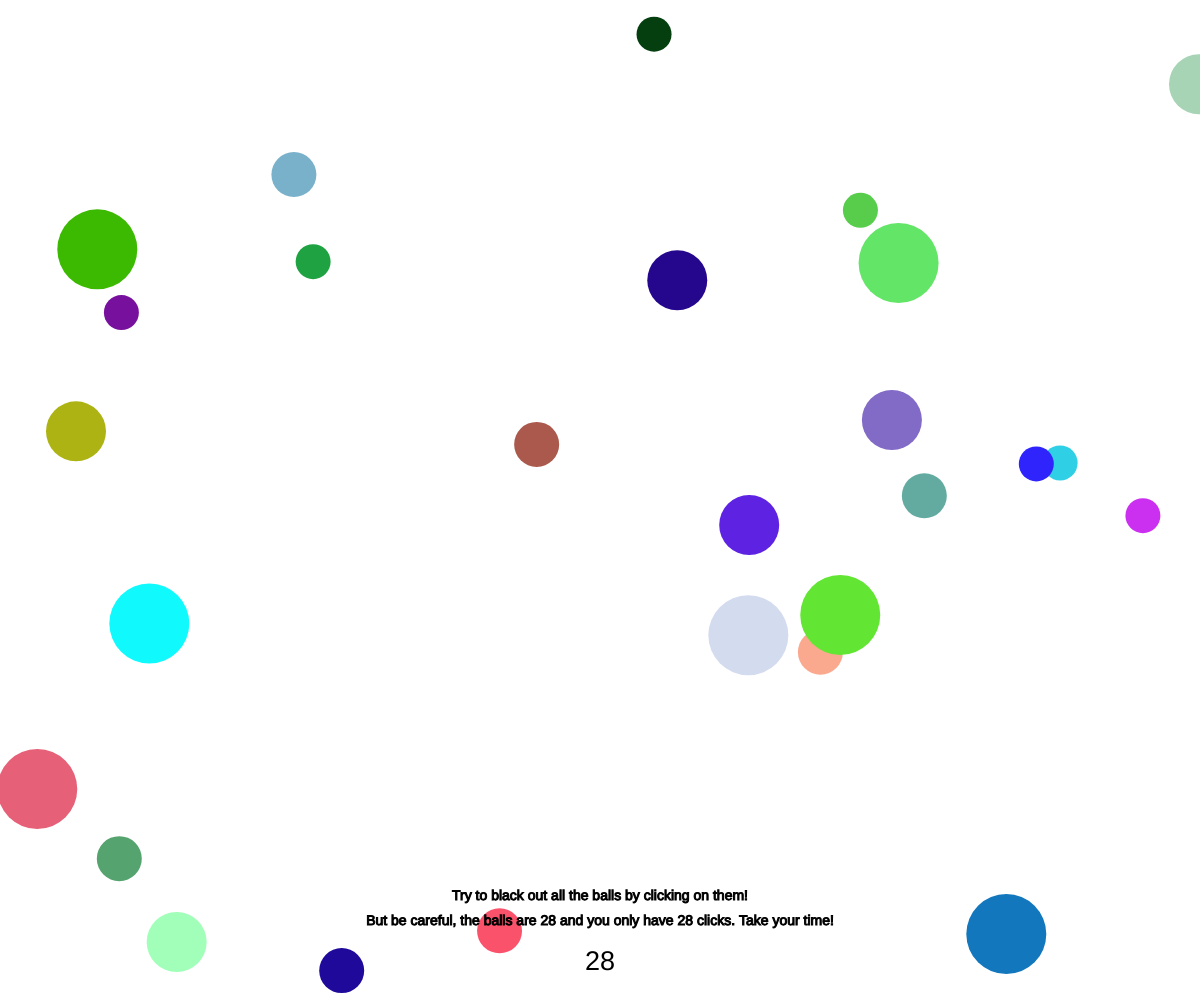
Frame 1 (no input)
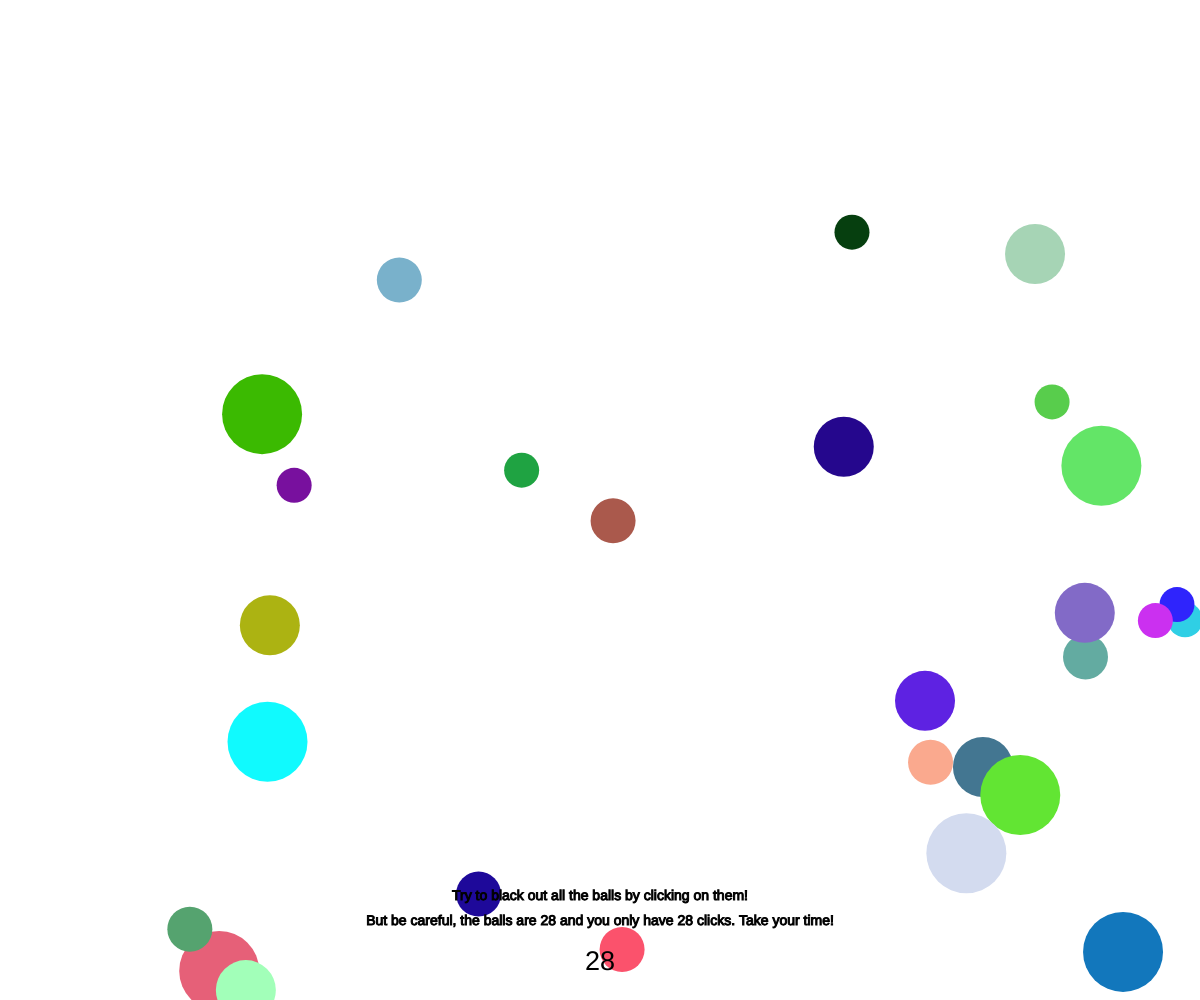
Frame 60 (no input)
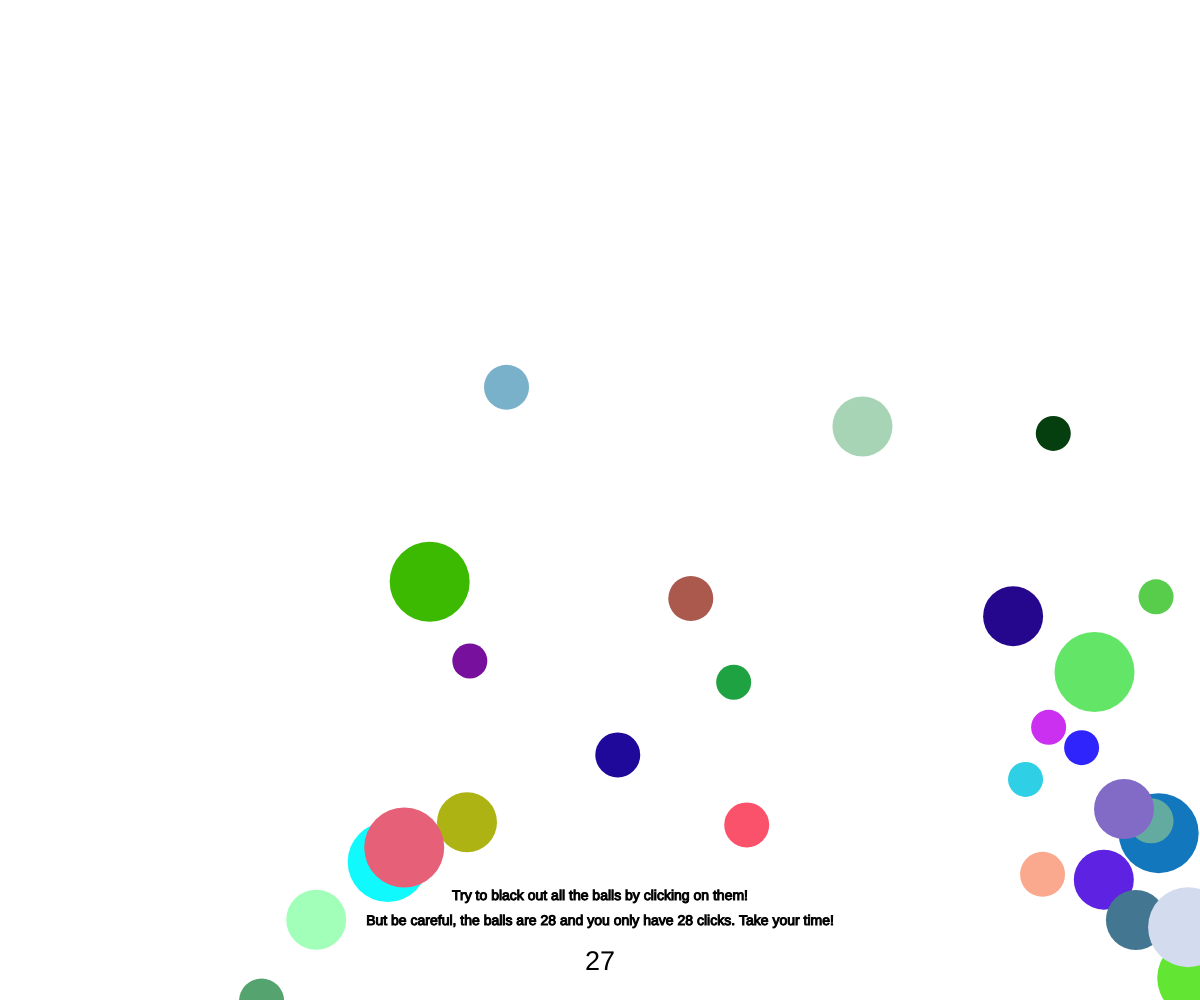
Frame 120 (the mouse pressed at the canvas centre since frame 60)

The p5.js sketch that drew these frames (run headless with seeded random() and noise() and a simulated clock; from frame 60 on, the mouse is pressed at the canvas centre):

// p5.js sketch
// ── sketch.js
function preload(){
  // put preload code here
}

var balls = [];
var myBall = [];
var secondBall = [];
var thirdBall = [];
var fourthBall = [];
var v = 0;
var infoText = 'Try to black out all the balls by clicking on them!';
var infoText2 = 'But be careful, the balls are 28 and you only have 28 clicks. Take your time!'
var counter = 28;

function setup() {
  createCanvas(windowWidth, windowHeight);
  noStroke();
  angleMode(DEGREES);

  var ballNumber = 7;
  for(var i = 0; i < ballNumber; i++) {
    var myBall = new Ball(random(0, width), random(0, height), 35);
    //to add a variable to the list(in this case balls is the list)

    myBall.speed = random(1, 4);
    myBall.color = color(random(255), random(255), random(255));
    balls.push(myBall);

    var secondBall = new Ball(random(0, width), random(0, height), 45);
    secondBall.speed = random(1, 4);
    secondBall.color = color(random(255), random(255), random(255));
    balls.push(secondBall);

    var thirdBall = new Ball(random(0, width), random(0, height), 60);
    thirdBall.speed = random(1, 4);
    thirdBall.color = color(random(255), random(255), random(255));
    balls.push(thirdBall);

    var fourthBall = new Ball(random(0, width), random(0, height), 80);
    fourthBall.speed = random(1, 4);
    fourthBall.color = color(random(255), random(255), random(255));
    balls.push(fourthBall);
  }

  // push();
  // noStroke();
  // fill(180);
  // rect(0, height - 100, width, 100);
  // pop();
}

function mousePressed() {
  for(var i = 0; i < balls.length; i++) {
    balls[i].clicked();

  } counter = counter - 1;
}

// function Count() {
//   clicks = clicks - 1;
//   fill(0);
//   textSize(23);
//   text(clicks, 20, 20);
// }

function draw() {
  background(255);
  for(var j = 0; j < balls.length; j++) {
    balls[j].move();
    balls[j].display();
  }
  push();
  fill(0);
  stroke(3);
  textSize(14);
  textAlign(CENTER);
  text(infoText, windowWidth/2, windowHeight - 100);
  pop();

  push();
  fill(0);
  stroke(3);
  textSize(14);
  textAlign(CENTER);
  text(infoText2, windowWidth/2, windowHeight - 75);
  pop();

  pop();
  fill('black');
  textSize(27);
  textAlign(CENTER);
  text(counter, windowWidth/2, windowHeight - 30);
  push();
}

//my object
function Ball(_x, _y, _diameter) {
  this.x = _x;
  this.y = _y;
  this.diameter = _diameter;
  this.radius = _diameter/2;
  this.color = 'blue';
  this.speed = 2;

  var yDir = 1;
  var xDir = 1;

  this.display = function() {
    fill(this.color);
    ellipse(this.x, this.y, this.diameter);

    if(v == 28 || counter == 0){
      push();
      fill('#D8BFD8');
      rect(0, 0, windowWidth, windowHeight);

      //LEFT
      noStroke();
      fill('#E0B22C');
      arc(width/2 - 80, height/2 - 60, 50, 70, 30, 210, PIE);
      //head
      noStroke();
      fill('#E0B22C');
      arc(width/2, height/2 - 100, 100, 100, 90, 270, PIE);
      //leg
      stroke('#CC6C31');
      strokeWeight(4);
      line(width/2 - 20, height/2 + 80, width/2 - 20, height/2 + 100);
      //foot
      noStroke();
      fill('#CC6C31');
      triangle(width/2 - 20, height/2 + 100, width/2 - 35, height/2 + 110, width/2 - 5, height/2 + 110);
      //body
      noStroke();
      fill('#E0B22C');
      arc(width/2, height/2, 170, 170, 90, 270, PIE);
      //tummy
      noStroke();
      fill('#EDBC2F');
      arc(width/2, height/2, 110, 110, 90, 270, PIE);
      //eye
      noStroke();
      fill('black');
      ellipse(width/2 - 20, height/2 - 115, 15);
      //light
      noStroke();
      fill('white');
      ellipse(width/2 - 23, height/2 - 118, 5);
      //beak
      noStroke();
      fill('#CC6C31');
      triangle(width/2, height/2 - 100, width/2, height/2 - 80, width/2 - 15, height/2 - 90);

      //RIGHT
      noStroke();
      fill('#ffc73d');
      arc(width/2 + 80, height/2 - 60, 50, 70, 340, 150, PIE);
      //head
      noStroke();
      fill('#ffc73d');
      arc(width/2, height/2 - 100, 100, 100, 270, 90, PIE);
      //leg
      stroke('#CC6C31');
      strokeWeight(4);
      line(width/2 + 20, height/2 + 80, width/2 + 20, height/2 + 100);
      //foot
      noStroke();
      fill('#CC6C31');
      triangle(width/2 + 20, height/2 + 100, width/2 + 35, height/2 + 110, width/2 + 5, height/2 + 110);
      //body
      noStroke();
      fill('#ffc73d');
      arc(width/2, height/2, 170, 170, 270, 90, PIE);
      //tummy
      noStroke();
      fill('#fed164');
      arc(width/2, height/2, 110, 110, 270, 90, PIE);
      //eye
      noStroke();
      fill('black');
      ellipse(width/2 + 20, height/2 - 115, 15);
      //light
      noStroke();
      fill('white');
      ellipse(width/2 + 17, height/2 - 118, 5);
      //beak
      noStroke();
      fill('#F07F39');
      triangle(width/2, height/2 - 100, width/2, height/2 - 80, width/2 + 15, height/2 - 90);

      //EGG
      stroke('black');
      fill('black');
      arc(width/2 + 150, height/2 + 50, 200, 200, 0, 180, PIE);
      stroke('black');
      fill('black');
      triangle(width/2 + 50, height/2 + 50, width/2 + 50, height/2 + 25, width/2 + 75, height/2 + 50);
      stroke('black');
      fill('black');
      triangle(width/2 + 75, height/2 + 50, width/2 + 100, height/2 + 25, width/2 + 125, height/2 + 50);
      stroke('black');
      fill('black');
      triangle(width/2 + 125, height/2 + 50, width/2 + 150, height/2 + 25, width/2 + 175, height/2 + 50);
      stroke('black');
      fill('black');
      triangle(width/2 + 175, height/2 + 50, width/2 + 200, height/2 + 25, width/2 + 225, height/2 + 50);
      stroke('black');
      fill('black');
      triangle(width/2 + 225, height/2 + 50, width/2 + 250, height/2 + 25, width/2 + 250, height/2 + 50);

      //PIECES OF EGG
      noStroke();
      fill('black');
      triangle(width/2 - 125, height/2 + 90, width/2 - 85, height/2 + 80, width/2 - 100, height/2 + 110);
      noStroke();
      fill('black');
      triangle(width/2 - 100, height/2 + 70, width/2 - 140, height/2 + 65, width/2 - 115, height/2 + 60);
      noStroke();
      fill('black');
      triangle(width/2 - 180, height/2 + 30, width/2 - 195, height/2 + 10, width/2 - 170, height/2);
      noStroke();
      fill('black');
      triangle(width/2 - 190, height/2 + 60, width/2 - 200, height/2 + 40, width/2 - 210, height/2 + 40);
      pop();

      push();
      fill(0);
      textSize(19);
      textAlign(CENTER);
      text('If you were able to win, congratulations!', width/2, height/2 + 250);
      pop();

      push();
      fill(0);
      textSize(19);
      textAlign(CENTER);
      text("If not, nice try, here's a cute reward anyways!", width/2, height/2 + 280);
      pop();

      push();
      infoText.splice();
      pop();
    }
  }


  this.clicked = function() {
    var d = dist(mouseX, mouseY, this.x, this.y);
    if(d < this.radius) {
      this.color = color(0);
        v = v + 1;
        ;
    }
  }

  this.move = function() {
    this.x += this.speed * xDir;
    this.y += this.speed * yDir;

    if(this.y > height || this.y < 0) {
      yDir = yDir * -1;
    }
    if(this.x > width || this.x < 0) {
      xDir = xDir * -1;
    }
  }
}
